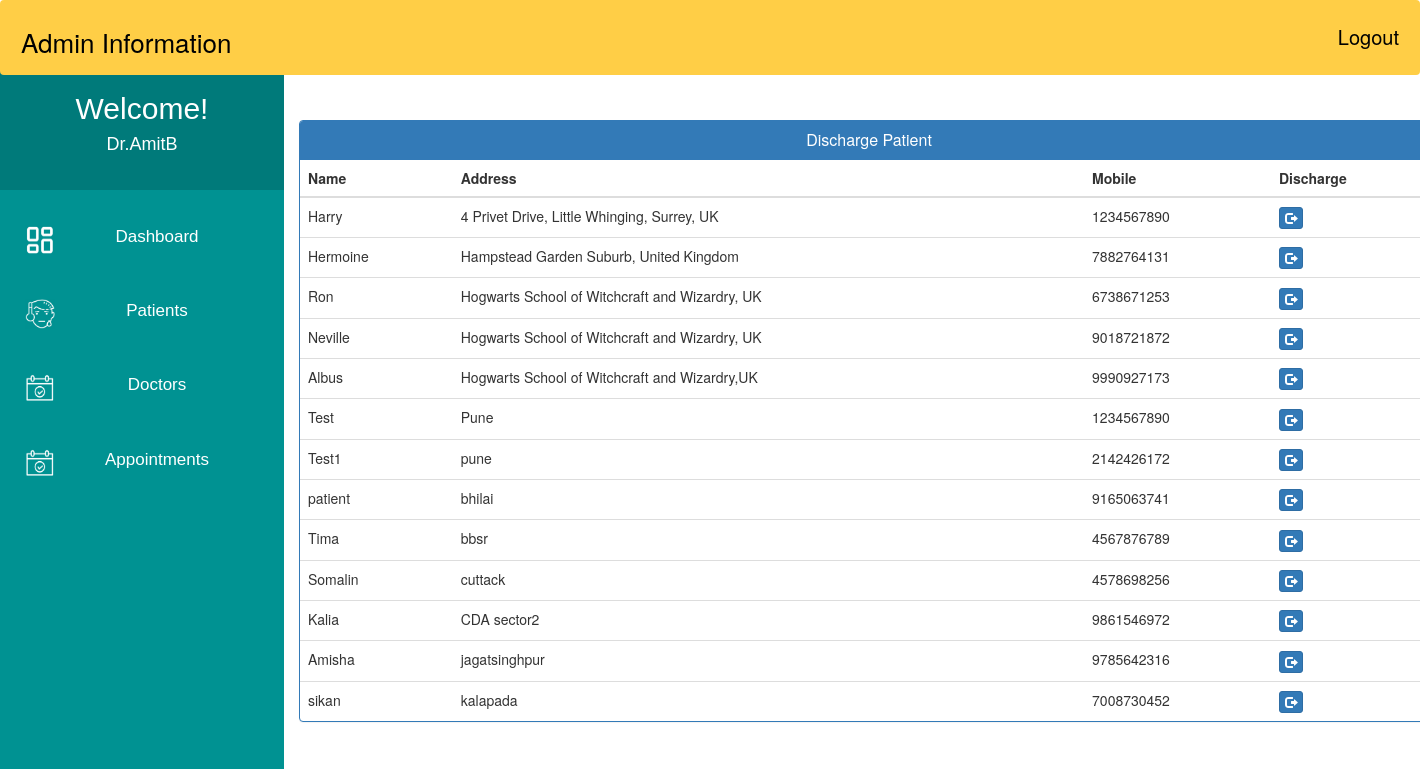
The page /admin_discharge_patient/ (signed in) on the database its author committed.
### MyApp/models.py (models this page shows, shortened)
class Patient(models.Model):
    user = models.OneToOneField(User, on_delete=models.CASCADE)
    Patient_First_Name = models.CharField(max_length=50, default="")
    Patient_Last_Name = models.CharField(max_length=50, default="")
    gender = models.CharField(max_length=10, choices=GENDER)
    contact = models.CharField(max_length=10)
    address = models.CharField(max_length=350)
    symptoms = models.CharField(max_length=500, default="")
    status = models.BooleanField(default=False)
    admitDate = models.DateField(auto_now=True)
    assignedDoctorId = models.PositiveIntegerField(null=True)

### MyApp/views.py (the view)
# urls.py: path('admin_discharge_patient/', views.admin_discharge_patient,name='admin_discharge_patient'),
@login_required(login_url='adminlogin')
def admin_discharge_patient(request):
    patients=Patient.objects.all().filter(status=True)
    return render(request,'MyApp/admin_discharge_patient.html',{'patients':patients})

### templates/MyApp/admin_discharge_patient.html (shortened to what this page needs)
<!DOCTYPE html>
<html lang="en">
<head>
    <link href="//netdna.bootstrapcdn.com/bootstrap/3.0.0/css/bootstrap.min.css" rel="stylesheet" id="bootstrap-css">
</head>
<body>
    {% include 'MyApp/admin_base.html' %}
    <div class="container"  style="margin-left:20%;margin-top: 120px;">
  <div class="panel panel-primary">
    <div class="panel-heading">
      <h6 class="panel-title">Discharge Patient</h6>
    </div>
    <table class="table table-hover" id="dev-table">
      <thead>
        <tr>
          <th>Name</th>
          <th>Address</th>
          <th>Mobile</th>
          <th>Discharge</th>
        </tr>
      </thead>
      {% for p in patients %}
      <tr>
        <td> {{p.Patient_First_Name}}</td>
        <td>{{p.address}}</td>
        <td>{{p.contact}}</td>
        <td><a class="btn btn-primary btn-xs" href="{% url 'MyApp:discharge_patient' p.id  %}"><span class="glyphicon glyphicon-log-out"></span></a></td>
      </tr>
      {% endfor %}
    </table>
  </div>
</div>
</body>
</html>

### templates/MyApp/admin_base.html (shortened to what this page needs)
<!DOCTYPE html>
{% load staticfiles %}
<html lang="en">
<head>
</head>
<body>
    <div class="navbar">
        <a>Admin Information</a>
        <a href="{% url 'MyApp:logout' %}" class="logoutbtn" style="font-size:18px, text-align: center;">Logout</a>
    </div>
     <div class="sidebar">
        <div class="userprofile">
            <h2 style="color:white; font-family:sans-serif; padding-top:25px; text-align:center; margin:0px;">Welcome!</h2>
            <h4 style="color:white; font-family:sans-serif; text-align:center; padding-bottom:35px;">{{request.user.username}}</h4>
        </div>
        <a href="{% url 'MyApp:admin_dashboard' %}"><img class="icon" src="{% static "images/PDash.png" %}">Dashboard</a>
        <a href="{% url 'MyApp:admin_patient' %}"><img class="icon" src="{% static "images/PIcon.png" %}">Patients</a>
        <a href="{% url 'MyApp:admin_doctor' %}"><img class="icon" src="{% static "images/ApptIcon.png" %}">Doctors</a>
        <a href="{% url 'MyApp:admin_appointment' %}"><img class="icon" src="{% static "images/ApptIcon.png" %}">Appointments</a>
    </div>
</body>
</html>

### templates/MyApp/admin_base.html (style rules this page uses)
body { background-color: rgb(255, 255, 255); padding: 0px; margin-top: 0px; margin-left: 0px; margin-right: 0px; margin-bottom: 0px; }
.navbar { overflow: hidden; background-color: rgb(255, 206, 70); height:75px; width:100%; padding-top:22px; z-index:1; top:0; position:fixed; display:block; }
.navbar a { float: left; display:block; font-size: 26px; color: black; text-align: center; padding-left:20px; text-decoration: none; }
.navbar .logoutbtn { float: right; display:block; font-size: 20px; color: black; text-align: center; padding-right:20px; text-decoration: none; }
.sidebar .userprofile { background-color: rgb(0, 122, 122); }
.sidebar { margin-top: 0px; padding-top: 0px; width: 20%; text-align: center; height=100vh; background-color: rgb(0, 146, 146); font-family: sans-serif; font-size:17px; font-weight: normal; position: fixed; top: 67px; left: 0; bottom: 0; }
.sidebar a { display: block; color: white; padding: 25px; text-decoration: none; }
.icon { float:left; width:30px; height:30px; }

### templates/MyApp/admin_discharge_patient.html (style rules this page uses)
a:link { text-decoration: none; }
h6 { text-align: center; }

### rows shown on the page
Patient: Patient_First_Name "Harry", address "4 Privet Drive, Little Whinging, Surrey, UK", contact "1234567890"
Patient: Patient_First_Name "Hermoine", address "Hampstead Garden Suburb, United Kingdom", contact "7882764131"
Patient: Patient_First_Name "Ron", address "Hogwarts School of Witchcraft and Wizardry, UK", contact "6738671253"
Patient: Patient_First_Name "Neville", address "Hogwarts School of Witchcraft and Wizardry, UK", contact "9018721872"
Patient: Patient_First_Name "Albus", address "Hogwarts School of Witchcraft and Wizardry,UK", contact "9990927173"
Patient: Patient_First_Name "Test", address "Pune", contact "1234567890"
Patient: Patient_First_Name "Test1", address "pune", contact "2142426172"
Patient: Patient_First_Name "patient", address "bhilai", contact "9165063741"
Patient: Patient_First_Name "Tima", address "bbsr", contact "4567876789"
Patient: Patient_First_Name "Somalin", address "cuttack", contact "4578698256"
Patient: Patient_First_Name "Kalia", address "CDA sector2", contact "9861546972"
Patient: Patient_First_Name "Amisha", address "jagatsinghpur", contact "9785642316"
Patient: Patient_First_Name "sikan", address "kalapada", contact "7008730452"

### other values the page prints
{{ request.user.username }} "Dr.AmitB"
